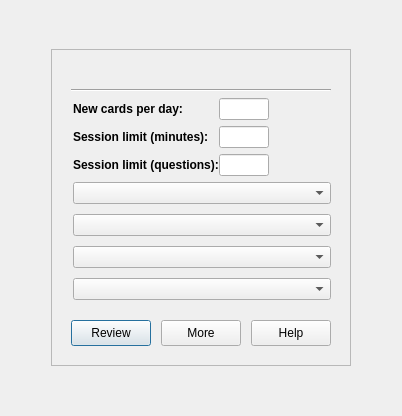
         <widget class="QWidget" name="optionsPage">
          <layout class="QVBoxLayout" name="verticalLayout_4">
           <item>
            <spacer name="verticalSpacer_2">
             <property name="orientation">
              <enum>Qt::Vertical</enum>
             </property>
             <property name="sizeHint" stdset="0">
              <size>
               <width>20</width>
               <height>38</height>
              </size>
             </property>
            </spacer>
           </item>
           <item>
            <layout class="QHBoxLayout" name="horizontalLayout_2">
             <item>
              <spacer name="horizontalSpacer">
               <property name="orientation">
                <enum>Qt::Horizontal</enum>
               </property>
               <property name="sizeHint" stdset="0">
                <size>
                 <width>40</width>
                 <height>20</height>
                </size>
               </property>
              </spacer>
             </item>
             <item>
              <widget class="QFrame" name="studyOptionsFrame">
               <property name="maximumSize">
                <size>
                 <width>400</width>
                 <height>16777215</height>
                </size>
               </property>
               <property name="frameShape">
                <enum>QFrame::StyledPanel</enum>
               </property>
               <property name="frameShadow">
                <enum>QFrame::Raised</enum>
               </property>
               <layout class="QVBoxLayout" name="verticalLayout_6">
                <item>
                 <layout class="QVBoxLayout" name="verticalLayout_11">
                  <property name="spacing">
                   <number>0</number>
                  </property>
                  <property name="margin">
                   <number>10</number>
                  </property>
                  <item>
                   <widget class="QLabel" name="optionsLabel">
                    <property name="text">
                     <string/>
                    </property>
                    <property name="textInteractionFlags">
                     <set>Qt::LinksAccessibleByMouse|Qt::TextSelectableByMouse</set>
                    </property>
                   </widget>
                  </item>
                  <item>
                   <spacer name="verticalSpacer_4">
                    <property name="orientation">
                     <enum>Qt::Vertical</enum>
                    </property>
                    <property name="sizeType">
                     <enum>QSizePolicy::Fixed</enum>
                    </property>
                    <property name="sizeHint" stdset="0">
                     <size>
                      <width>20</width>
                      <height>6</height>
                     </size>
                    </property>
                   </spacer>
                  </item>
                  <item>
                   <widget class="Line" name="line_2">
                    <property name="maximumSize">
                     <size>
                      <width>400</width>
                      <height>16777215</height>
                     </size>
                    </property>
                    <property name="orientation">
                     <enum>Qt::Horizontal</enum>
                    </property>
                   </widget>
                  </item>
                  <item>
                   <layout class="QGridLayout" name="studyOptionsLayout1">
                    <property name="leftMargin">
                     <number>2</number>
                    </property>
                    <property name="topMargin">
                     <number>6</number>
                    </property>
                    <property name="horizontalSpacing">
                     <number>0</number>
                    </property>
                    <property name="verticalSpacing">
                     <number>6</number>
                    </property>
                    <item row="1" column="0">
                     <widget class="QLabel" name="label_20">
                      <property name="minimumSize">
                       <size>
                        <width>140</width>
                        <height>0</height>
                       </size>
                      </property>
                      <property name="toolTip">
                       <string>The &lt;b&gt;number of minutes in a session&lt;/b&gt;. When a session is finished, this screen will be shown again, allowing you to start another session. Choose 0 for no limit.</string>
                      </property>
                      <property name="text">
                       <string>&lt;b&gt;Session limit (minutes):&lt;/b&gt;</string>
                      </property>
                      <property name="margin">
                       <number>4</number>
                      </property>
                     </widget>
                    </item>
                    <item row="1" column="1">
                     <widget class="QLineEdit" name="minuteLimit">
                      <property name="sizePolicy">
                       <sizepolicy hsizetype="Expanding" vsizetype="Fixed">
                        <horstretch>0</horstretch>
                        <verstretch>0</verstretch>
                       </sizepolicy>
                      </property>
                      <property name="maximumSize">
                       <size>
                        <width>50</width>
                        <height>16777215</height>
                       </size>
                      </property>
                     </widget>
                    </item>
                    <item row="0" column="0">
                     <widget class="QLabel" name="label_22">
                      <property name="minimumSize">
                       <size>
                        <width>140</width>
                        <height>0</height>
                       </size>
                      </property>
                      <property name="toolTip">
                       <string>The maximum number of &lt;b&gt;new cards shown per day&lt;/b&gt;. The default is 20, to ensure you don't get overwhelmed with reviews after a few days.</string>
                      </property>
                      <property name="text">
                       <string>&lt;b&gt;New cards per day:&lt;/b&gt;</string>
                      </property>
                      <property name="margin">
                       <number>4</number>
                      </property>
                     </widget>
                    </item>
                    <item row="0" column="1">
                     <widget class="QLineEdit" name="newPerDay">
                      <property name="sizePolicy">
                       <sizepolicy hsizetype="Expanding" vsizetype="Fixed">
                        <horstretch>0</horstretch>
                        <verstretch>0</verstretch>
                       </sizepolicy>
                      </property>
                      <property name="maximumSize">
                       <size>
                        <width>50</width>
                        <height>16777215</height>
                       </size>
                      </property>
                     </widget>
                    </item>
                    <item row="0" column="2">
                     <spacer name="horizontalSpacer_3">
                      <property name="orientation">
                       <enum>Qt::Horizontal</enum>
                      </property>
                      <property name="sizeHint" stdset="0">
                       <size>
                        <width>40</width>
                        <height>20</height>
                       </size>
                      </property>
                     </spacer>
                    </item>
                    <item row="2" column="1">
                     <widget class="QLineEdit" name="questionLimit">
                      <property name="sizePolicy">
                       <sizepolicy hsizetype="Expanding" vsizetype="Fixed">
                        <horstretch>0</horstretch>
                        <verstretch>0</verstretch>
                       </sizepolicy>
                      </property>
                      <property name="maximumSize">
                       <size>
                        <width>50</width>
                        <height>16777215</height>
                       </size>
                      </property>
                     </widget>
                    </item>
                    <item row="2" column="0">
                     <widget class="QLabel" name="label">
                      <property name="toolTip">
                       <string>The &lt;b&gt;number of questions in a session&lt;/b&gt;. When a session is finished, this screen will be shown again, allowing you to start another session. Choose 0 for no limit.</string>
                      </property>
                      <property name="text">
                       <string>&lt;b&gt;Session limit (questions):</string>
                      </property>
                      <property name="margin">
                       <number>4</number>
                      </property>
                     </widget>
                    </item>
                   </layout>
                  </item>
                  <item>
                   <layout class="QVBoxLayout" name="verticalLayout_12">
                    <item>
                     <widget class="QWidget" name="optionsBox" native="true">
                      <layout class="QVBoxLayout" name="verticalLayout_7">
                       <property name="spacing">
                        <number>10</number>
                       </property>
                       <property name="leftMargin">
                        <number>2</number>
                       </property>
                       <property name="topMargin">
                        <number>6</number>
                       </property>
                       <property name="rightMargin">
                        <number>0</number>
                       </property>
                       <property name="bottomMargin">
                        <number>0</number>
                       </property>
                       <item>
                        <widget class="QComboBox" name="newCardOrder"/>
                       </item>
                       <item>
                        <widget class="QComboBox" name="newCardScheduling"/>
                       </item>
                       <item>
                        <widget class="QComboBox" name="revCardOrder"/>
                       </item>
                       <item>
                        <widget class="QComboBox" name="failedCardsOption"/>
                       </item>
                      </layout>
                     </widget>
                    </item>
                    <item>
                     <layout class="QGridLayout" name="studyOptionsReviewBar">
                      <property name="topMargin">
                       <number>20</number>
                      </property>
                      <property name="horizontalSpacing">
                       <number>10</number>
                      </property>
                      <item row="0" column="0">
                       <widget class="QPushButton" name="startReviewingButton">
                        <property name="sizePolicy">
                         <sizepolicy hsizetype="Expanding" vsizetype="Fixed">
                          <horstretch>0</horstretch>
                          <verstretch>0</verstretch>
                         </sizepolicy>
                        </property>
                        <property name="minimumSize">
                         <size>
                          <width>0</width>
                          <height>26</height>
                         </size>
                        </property>
                        <property name="text">
                         <string>Review</string>
                        </property>
                        <property name="icon">
                         <iconset resource="../icons.qrc">
                          <normaloff>:/icons/player-time.png</normaloff>:/icons/player-time.png</iconset>
                        </property>
                        <property name="autoDefault">
                         <bool>true</bool>
                        </property>
                        <property name="default">
                         <bool>true</bool>
                        </property>
                       </widget>
                      </item>
                      <item row="0" column="1">
                       <widget class="QPushButton" name="optionsButton">
                        <property name="minimumSize">
                         <size>
                          <width>0</width>
                          <height>26</height>
                         </size>
                        </property>
                        <property name="text">
                         <string>More</string>
                        </property>
                        <property name="checkable">
                         <bool>true</bool>
                        </property>
                        <property name="checked">
                         <bool>false</bool>
                        </property>
                        <property name="flat">
                         <bool>false</bool>
                        </property>
                       </widget>
                      </item>
                      <item row="0" column="2">
                       <widget class="QPushButton" name="optionsHelpButton">
                        <property name="minimumSize">
                         <size>
                          <width>0</width>
                          <height>26</height>
                         </size>
                        </property>
                        <property name="text">
                         <string>Help</string>
                        </property>
                       </widget>
                      </item>
                     </layout>
                    </item>
                   </layout>
                  </item>
                 </layout>
                </item>
               </layout>
              </widget>
             </item>
             <item>
              <spacer name="horizontalSpacer_2">
               <property name="orientation">
                <enum>Qt::Horizontal</enum>
               </property>
               <property name="sizeHint" stdset="0">
                <size>
                 <width>40</width>
                 <height>20</height>
                </size>
               </property>
              </spacer>
             </item>
            </layout>
           </item>
           <item>
            <spacer name="verticalSpacer_5">
             <property name="orientation">
              <enum>Qt::Vertical</enum>
             </property>
             <property name="sizeHint" stdset="0">
              <size>
               <width>20</width>
               <height>39</height>
              </size>
             </property>
            </spacer>
           </item>
          </layout>
         </widget>
